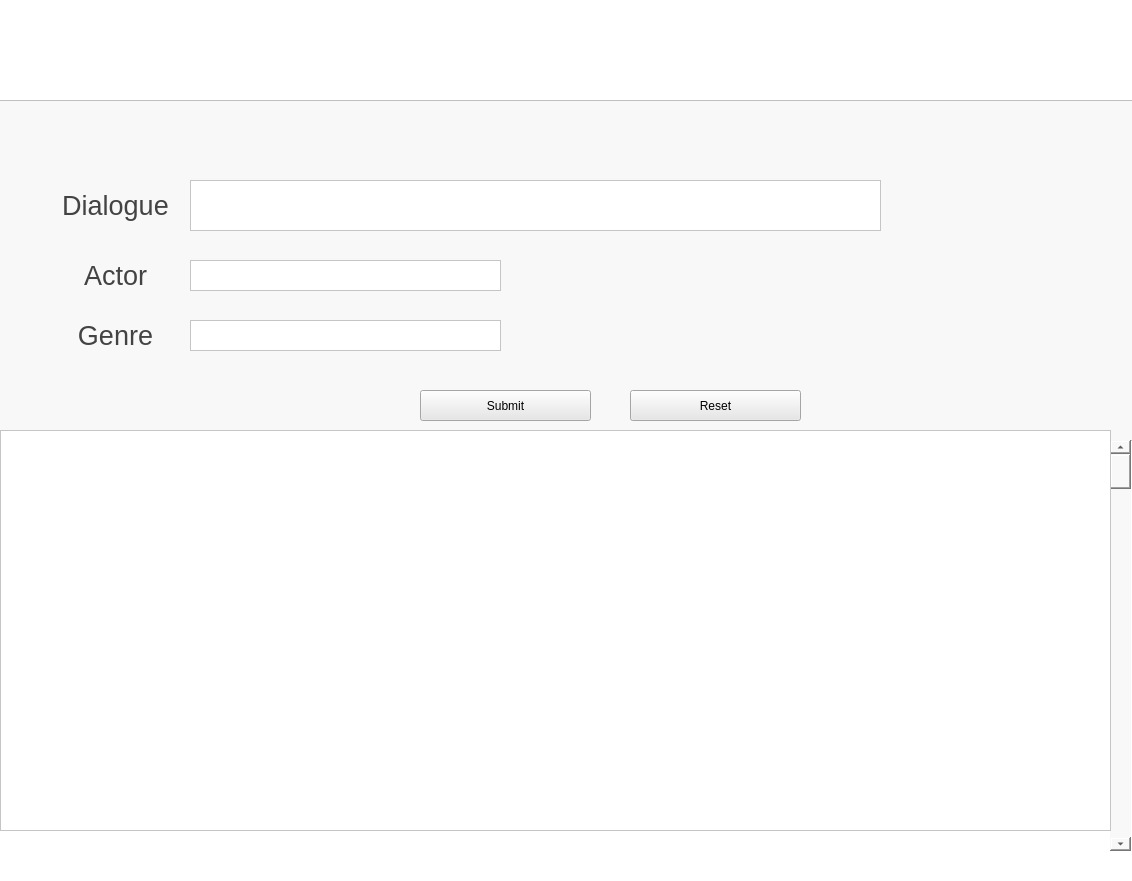
<?xml version="1.0" encoding="UTF-8"?>
<ui version="4.0">
 <class>MainWindow</class>
 <widget class="QMainWindow" name="MainWindow">
  <property name="geometry">
   <rect>
    <x>0</x>
    <y>0</y>
    <width>1132</width>
    <height>881</height>
   </rect>
  </property>
  <property name="windowTitle">
   <string>MainWindow</string>
  </property>
  <property name="styleSheet">
   <string notr="true">background-color: rgb(255,255,255)</string>
  </property>
  <widget class="QWidget" name="centralwidget">
   <widget class="QFrame" name="frame">
    <property name="geometry">
     <rect>
      <x>-30</x>
      <y>100</y>
      <width>1171</width>
      <height>341</height>
     </rect>
    </property>
    <property name="styleSheet">
     <string notr="true">background-color: rgb(248, 248, 248);</string>
    </property>
    <property name="frameShape">
     <enum>QFrame::StyledPanel</enum>
    </property>
    <property name="frameShadow">
     <enum>QFrame::Raised</enum>
    </property>
    <widget class="QTextEdit" name="textEdit">
     <property name="geometry">
      <rect>
       <x>220</x>
       <y>80</y>
       <width>691</width>
       <height>51</height>
      </rect>
     </property>
     <property name="styleSheet">
      <string notr="true">background-color: rgb(255, 255, 255);</string>
     </property>
    </widget>
    <widget class="QTextEdit" name="textEdit_2">
     <property name="geometry">
      <rect>
       <x>220</x>
       <y>160</y>
       <width>311</width>
       <height>31</height>
      </rect>
     </property>
     <property name="styleSheet">
      <string notr="true">background-color: rgb(255, 255, 255);</string>
     </property>
    </widget>
    <widget class="QTextEdit" name="textEdit_4">
     <property name="geometry">
      <rect>
       <x>220</x>
       <y>220</y>
       <width>311</width>
       <height>31</height>
      </rect>
     </property>
     <property name="styleSheet">
      <string notr="true">background-color: rgb(255, 255, 255);</string>
     </property>
    </widget>
    <widget class="QLabel" name="label">
     <property name="geometry">
      <rect>
       <x>80</x>
       <y>80</y>
       <width>131</width>
       <height>51</height>
      </rect>
     </property>
     <property name="text">
      <string>&lt;html&gt;&lt;head/&gt;&lt;body&gt;&lt;p align=&quot;center&quot;&gt;&lt;span style=&quot; font-size:20pt; color:#434343;&quot;&gt;Dialogue&lt;/span&gt;&lt;/p&gt;&lt;/body&gt;&lt;/html&gt;</string>
     </property>
    </widget>
    <widget class="QLabel" name="label_5">
     <property name="geometry">
      <rect>
       <x>80</x>
       <y>160</y>
       <width>131</width>
       <height>31</height>
      </rect>
     </property>
     <property name="text">
      <string>&lt;html&gt;&lt;head/&gt;&lt;body&gt;&lt;p align=&quot;center&quot;&gt;&lt;span style=&quot; font-size:20pt; color:#434343;&quot;&gt;Actor&lt;/span&gt;&lt;/p&gt;&lt;/body&gt;&lt;/html&gt;</string>
     </property>
    </widget>
    <widget class="QLabel" name="label_6">
     <property name="geometry">
      <rect>
       <x>80</x>
       <y>220</y>
       <width>131</width>
       <height>31</height>
      </rect>
     </property>
     <property name="text">
      <string>&lt;html&gt;&lt;head/&gt;&lt;body&gt;&lt;p align=&quot;center&quot;&gt;&lt;span style=&quot; font-size:20pt; color:#434343;&quot;&gt;Genre&lt;/span&gt;&lt;/p&gt;&lt;/body&gt;&lt;/html&gt;</string>
     </property>
    </widget>
    <widget class="QPushButton" name="pushButton">
     <property name="geometry">
      <rect>
       <x>450</x>
       <y>290</y>
       <width>171</width>
       <height>31</height>
      </rect>
     </property>
     <property name="styleSheet">
      <string notr="true">background-color: rgb(231, 231, 231);
font: 11pt &quot;Cantarell&quot;;</string>
     </property>
     <property name="text">
      <string>Submit</string>
     </property>
    </widget>
    <widget class="QPushButton" name="pushButton_2">
     <property name="geometry">
      <rect>
       <x>660</x>
       <y>290</y>
       <width>171</width>
       <height>31</height>
      </rect>
     </property>
     <property name="styleSheet">
      <string notr="true">background-color: rgb(231, 231, 231);
font: 11pt &quot;Cantarell&quot;;</string>
     </property>
     <property name="text">
      <string>Reset</string>
     </property>
    </widget>
   </widget>
   <widget class="QScrollBar" name="verticalScrollBar">
    <property name="geometry">
     <rect>
      <x>1110</x>
      <y>440</y>
      <width>21</width>
      <height>411</height>
     </rect>
    </property>
    <property name="styleSheet">
     <string notr="true">background-color: rgb(248, 248, 248);</string>
    </property>
    <property name="orientation">
     <enum>Qt::Vertical</enum>
    </property>
   </widget>
   <widget class="QListView" name="listView">
    <property name="geometry">
     <rect>
      <x>0</x>
      <y>430</y>
      <width>1111</width>
      <height>401</height>
     </rect>
    </property>
   </widget>
  </widget>
  <widget class="QMenuBar" name="menubar">
   <property name="geometry">
    <rect>
     <x>0</x>
     <y>0</y>
     <width>1132</width>
     <height>28</height>
    </rect>
   </property>
  </widget>
  <widget class="QStatusBar" name="statusbar"/>
 </widget>
 <resources/>
 <connections/>
</ui>
